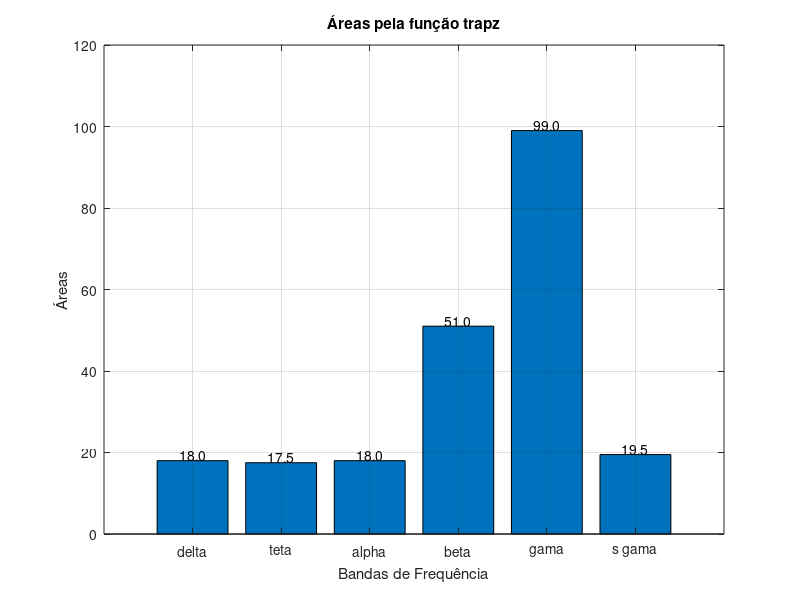

Source code (MATLAB): (Note: this script raises an error after producing the figure.)
%% Adding the path to the Destro's codes and .mat files
addpath('../datasets','../codigos_destro', '../toolbox')%, '../biolab_toolbox')

%% Clearing the enviroment
clear; close all; clc;

%% Applying Fourier Transofrm
eeg_freqs = linspace(0,100, 201);
eeg_powers = zeros(size(eeg_freqs));
index_delta = eeg_freqs >=    0 & eeg_freqs <   3.5;
index_teta = eeg_freqs >=  3.5 & eeg_freqs <   7.5;
index_alpha = eeg_freqs >=  7.5 & eeg_freqs <  12.5;
index_beta = eeg_freqs >= 12.5 & eeg_freqs <  30.0;
index_gama = eeg_freqs >= 30.0 & eeg_freqs <  80.0;
index_s_gama = eeg_freqs >= 80.0 & eeg_freqs < 100.0;
index_totais = eeg_freqs >=    0 & eeg_freqs < 100.0;

%%
eeg_powers(index_delta) = 6;
eeg_powers(index_teta) = 5;
eeg_powers(index_alpha) = 4;
eeg_powers(index_beta) = 3;
eeg_powers(index_gama) = 2;
eeg_powers(index_s_gama) = 1;

%% 
plot(eeg_freqs, eeg_powers)
grid on;
title('Sinal simulado');
xlabel('Frequência (Hz)');
ylabel('Valores simulados');

%% Valores reais
valores_base_x =  [3.5 - 0, 7.5 - 3.5, 12.5 - 7.5, 30 - 12.5, 80 - 30, 100 - 80];
%valores_base_x =  [3.5, 4, 5, 17.5, 50, 20];
valor_altura_y = [6, 5, 4, 3, 2, 1];

areas_simuladas = valores_base_x .* valor_altura_y;


%% Plotando valores reais
bar(areas_simuladas);
title("Áreas Simuladas");
ylim([0, 120]);
ylabel("Áreas");
xlabel("Bandas de Frequência");
grid on;
set(gca,'XTickLabel', {'delta', 'teta', 'alpha', 'beta', 'gama', 's gama'});
for ii=1:6
    conta_em_str = [ '  ', num2str(valores_base_x(ii),'%0.1f'), newline,'x', ...
                     num2str(valor_altura_y(ii),'%0.1f'), newline, ...
                     '= ', num2str(areas_simuladas(ii),'%0.1f')];
    text(ii,areas_simuladas(ii), conta_em_str,...
               'HorizontalAlignment','center',...
               'VerticalAlignment','bottom')
end
%% trapezoidal
df = eeg_freqs(2) - eeg_freqs(1);
delta_pwr =  df*trapz(eeg_powers(eeg_freqs >=    0 & eeg_freqs <   3.5));
teta_pwr =   df*trapz(eeg_powers(eeg_freqs >=  3.5 & eeg_freqs <   7.5));
alpha_pwr =  df*trapz(eeg_powers(eeg_freqs >=  7.5 & eeg_freqs <  12.5));
beta_pwr =   df*trapz(eeg_powers(eeg_freqs >= 12.5 & eeg_freqs <  30.0));
gama_pwr =   df*trapz(eeg_powers(eeg_freqs >= 30.0 & eeg_freqs <  80.0));
s_gama_pwr = df*trapz(eeg_powers(eeg_freqs >= 80.0 & eeg_freqs < 100.0));

areas_trapz = [delta_pwr,teta_pwr, alpha_pwr, beta_pwr, gama_pwr, s_gama_pwr];

%% Plotando valores trapz
bar(areas_trapz);
title("Áreas pela função trapz");
ylim([0, 120]);
ylabel("Áreas");
xlabel("Bandas de Frequência");
grid on;
set(gca,'XTickLabel', {'delta', 'teta', 'alpha', 'beta', 'gama', 's gama'});
for ii=1:6
    conta_em_str = num2str(areas_trapz(ii),'%0.1f');
    text(ii,areas_trapz(ii), conta_em_str,...
               'HorizontalAlignment','center',...
               'VerticalAlignment','bottom')
end

%% integral.m
df = eeg_freqs(2) - eeg_freqs(1);
delta_pwr =  df*trapz(eeg_powers(eeg_freqs >=    0 & eeg_freqs <   3.5));
teta_pwr =   df*trapz(eeg_powers(eeg_freqs >=  3.5 & eeg_freqs <   7.5));
alpha_pwr =  df*trapz(eeg_powers(eeg_freqs >=  7.5 & eeg_freqs <  12.5));
beta_pwr =   df*trapz(eeg_powers(eeg_freqs >= 12.5 & eeg_freqs <  30.0));
gama_pwr =   df*trapz(eeg_powers(eeg_freqs >= 30.0 & eeg_freqs <  80.0));
s_gama_pwr = df*trapz(eeg_powers(eeg_freqs >= 80.0 & eeg_freqs < 100.0));

areas_trapz = [delta_pwr,teta_pwr, alpha_pwr, beta_pwr, gama_pwr, s_gama_pwr];

%% plotando integral.m
bar(areas_trapz);
title("Áreas pela função trapz");
ylim([0, 120]);
ylabel("Áreas");
xlabel("Bandas de Frequência");
grid on;
set(gca,'XTickLabel', {'delta', 'teta', 'alpha', 'beta', 'gama', 's gama'});
for ii=1:6
    conta_em_str = num2str(areas_trapz(ii),'%0.1f');
    text(ii,areas_trapz(ii), conta_em_str,...
               'HorizontalAlignment','center',...
               'VerticalAlignment','bottom')
end

%% Plotando
todos_valores = [rest stim];
bar(rest_stim);

title("Áreas Caluladas pelos diferentes métodos");
legend('Real', 'Trapz', 'integral.m');
ylabel("Áreas");
xlabel("Bandas de Frequência");
grid on;

set(gca,'XTickLabel', {'delta', 'teta', 'alpha', 'beta', 'gama', 's gama'});
